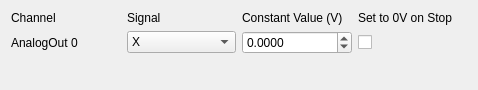
       <widget class="QWidget" name="scrollAreaWidgetContents_3">
        <property name="geometry">
         <rect>
          <x>0</x>
          <y>0</y>
          <width>478</width>
          <height>90</height>
         </rect>
        </property>
        <layout class="QGridLayout" name="gridLayout_65">
         <item row="0" column="0">
          <layout class="QGridLayout" name="gridLayout_AO">
           <item row="0" column="3">
            <widget class="QLabel" name="label_AnalogOut_checkbox_titl">
             <property name="text">
              <string>Set to 0V on Stop</string>
             </property>
            </widget>
           </item>
           <item row="0" column="1">
            <widget class="QLabel" name="label_AnalogOut_title2">
             <property name="text">
              <string>Signal</string>
             </property>
            </widget>
           </item>
           <item row="1" column="2">
            <widget class="QDoubleSpinBox" name="spinBox_AnalogOut">
             <property name="decimals">
              <number>4</number>
             </property>
             <property name="minimum">
              <double>-10.000000000000000</double>
             </property>
             <property name="maximum">
              <double>10.000000000000000</double>
             </property>
            </widget>
           </item>
           <item row="1" column="1">
            <widget class="QComboBox" name="comboBox_AnalogOut">
             <item>
              <property name="text">
               <string>X</string>
              </property>
             </item>
             <item>
              <property name="text">
               <string>Y</string>
              </property>
             </item>
             <item>
              <property name="text">
               <string>Z</string>
              </property>
             </item>
             <item>
              <property name="text">
               <string>Constant</string>
              </property>
             </item>
            </widget>
           </item>
           <item row="1" column="0">
            <widget class="QLabel" name="label_AnalogOut">
             <property name="text">
              <string>AnalogOut 0</string>
             </property>
            </widget>
           </item>
           <item row="0" column="0">
            <widget class="QLabel" name="label_AnalogOut_title1">
             <property name="text">
              <string>Channel</string>
             </property>
            </widget>
           </item>
           <item row="0" column="2">
            <widget class="QLabel" name="label_AnalogOut_title3">
             <property name="text">
              <string>Constant Value (V)</string>
             </property>
            </widget>
           </item>
           <item row="1" column="3">
            <widget class="QCheckBox" name="checkBox_AnalogOut">
             <property name="text">
              <string/>
             </property>
            </widget>
           </item>
          </layout>
         </item>
         <item row="1" column="0">
          <spacer name="verticalSpacer_14">
           <property name="orientation">
            <enum>Qt::Orientation::Vertical</enum>
           </property>
           <property name="sizeHint" stdset="0">
            <size>
             <width>20</width>
             <height>40</height>
            </size>
           </property>
          </spacer>
         </item>
        </layout>
       </widget>
